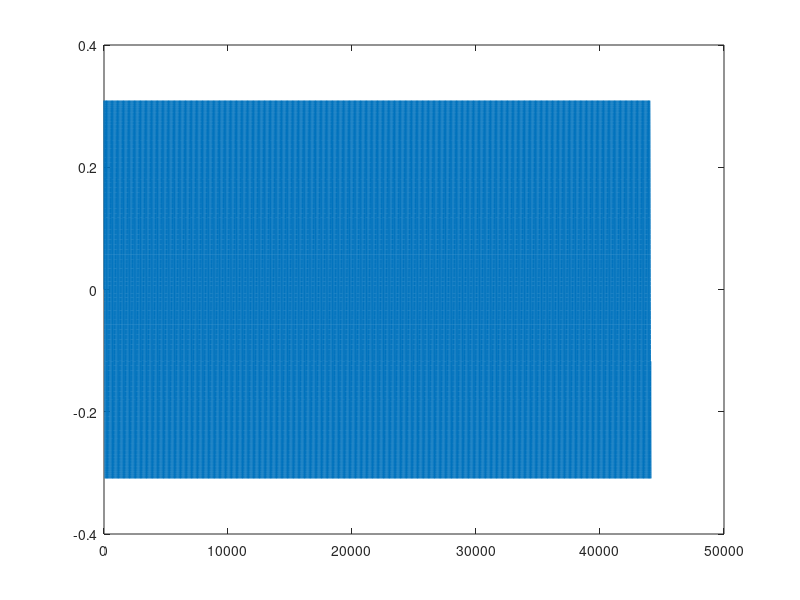

MATLAB code for this plot:
clear;
clc;
time = 1;
freq = 441;
sr = 44100;
cycle = round(sr/freq);
delta_x = 2/cycle;
x = 0;
x_out = 0.1;
y_out = zeros(1, sr*time);
for i = 1:sr*time
    peak_y = sign(delta_x)*sin(x*pi);
    if(x > x_out)
        y = peak_y*((x_out)/(x));
    else
        y = peak_y*((1-x_out)/(1-x));
    end
    y_out(i) = y;
    x = x+ delta_x;
    if(x > 1 || x < 0)
        delta_x = -delta_x;
        x = x+ delta_x; 
    end
end
plot(y_out);
%figure;
% for t=1:100
%     hold off;
%     plot([0 pi*t/100],[0 sin(pi*t/100)]);
%     hold on;
%     plot([pi pi*t/100],[0 sin(pi*t/100)]); 
%     axis([0 pi -1 1]);
%     pause(0.01);
% end
% for t=100:-1:1
%     hold off;
%     plot([0 pi*t/100],[0 -sin(pi*t/100)]);
%     hold on;
%     plot([pi pi*t/100],[0 -sin(pi*t/100)]); 
%     axis([0 pi -1 1]);
%     pause(0.01);
% end
